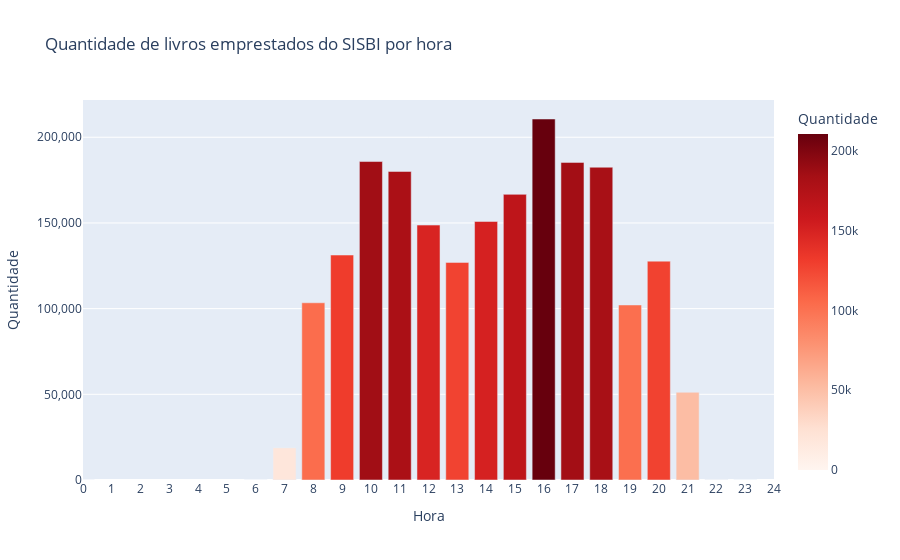

This figure's notebook cell:
### Code cell
# Plotando o gráfico para análise

fig = px.bar(
    emprestimos_por_hora,
    x='Hora',
    y='Quantidade',
    title='Quantidade de livros emprestados do SISBI por hora',
    color='Quantidade',  # Adiciona a cor baseada na altura da barra
    color_continuous_scale=colors.sequential.Reds # Define a escala de cores (opcional)
)

# Ajustando o eixo x para mostrar todos os números inteiros de 0 a 24
fig.update_xaxes(
    range=(0, 24),
    tickmode='linear',
    tick0=0,
    dtick=1
)

# Ajustando o eixo y para exibir os valores sem abreviação
fig.update_yaxes(
    tickformat=',.0f'
)

fig.show()

### Figure 1 — Plotly figure (JSON) as saved in the notebook; plotly's stock layout.template omitted (floating-point values rounded to 4 significant figures)
{"data": [{"alignmentgroup": "True", "hovertemplate": "Hora=%{x}<br>Quantidade=%{marker.color}<extra></extra>", "legendgroup": "", "marker": {"color": [17, 14, 18777, 103416, 131273, 185839, 180048, 148754, 126987, 150876, 166672, 210655, 185340, 182520, 102129, 127716, 51191, 247, 51], "coloraxis": "coloraxis", "pattern": {"shape": ""}}, "name": "", "offsetgroup": "", "orientation": "v", "showlegend": false, "textposition": "auto", "type": "bar", "x": [0, 6, 7, 8, 9, 10, 11, 12, 13, 14, 15, 16, 17, 18, 19, 20, 21, 22, 23], "xaxis": "x", "y": [17, 14, 18777, 103416, 131273, 185839, 180048, 148754, 126987, 150876, 166672, 210655, 185340, 182520, 102129, 127716, 51191, 247, 51], "yaxis": "y"}], "layout": {"barmode": "relative", "coloraxis": {"colorbar": {"title": {"text": "Quantidade"}}, "colorscale": [[0, "rgb(255,245,240)"], [0.125, "rgb(254,224,210)"], [0.25, "rgb(252,187,161)"], [0.375, "rgb(252,146,114)"], [0.5, "rgb(251,106,74)"], [0.625, "rgb(239,59,44)"], [0.75, "rgb(203,24,29)"], [0.875, "rgb(165,15,21)"], [1, "rgb(103,0,13)"]]}, "legend": {"tracegroupgap": 0}, "title": {"text": "Quantidade de livros emprestados do SISBI por hora"}, "xaxis": {"anchor": "y", "domain": [0, 1], "dtick": 1, "range": [0, 24], "tick0": 0, "tickmode": "linear", "title": {"text": "Hora"}}, "yaxis": {"anchor": "x", "domain": [0, 1], "tickformat": ",.0f", "title": {"text": "Quantidade"}}}}
